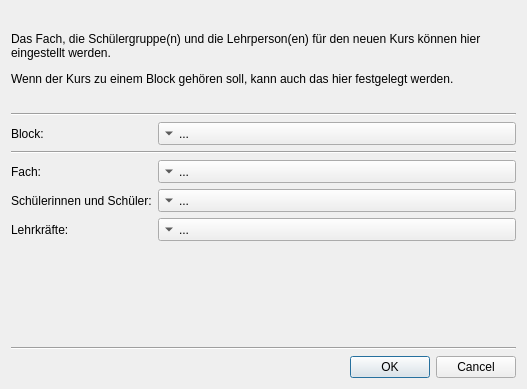
<?xml version="1.0" encoding="UTF-8"?>
<ui version="4.0">
 <class>Dialog</class>
 <widget class="QDialog" name="Dialog">
  <property name="geometry">
   <rect>
    <x>0</x>
    <y>0</y>
    <width>527</width>
    <height>389</height>
   </rect>
  </property>
  <property name="sizePolicy">
   <sizepolicy hsizetype="Preferred" vsizetype="Preferred">
    <horstretch>0</horstretch>
    <verstretch>0</verstretch>
   </sizepolicy>
  </property>
  <property name="windowTitle">
   <string>Neuer Kurs</string>
  </property>
  <layout class="QVBoxLayout" name="verticalLayout">
   <item>
    <widget class="QLabel" name="label_title">
     <property name="sizePolicy">
      <sizepolicy hsizetype="Preferred" vsizetype="Fixed">
       <horstretch>0</horstretch>
       <verstretch>0</verstretch>
      </sizepolicy>
     </property>
     <property name="text">
      <string>&lt;html&gt;&lt;head/&gt;&lt;body&gt;&lt;p&gt;Das Fach, die Schülergruppe(n) und die Lehrperson(en) für den neuen Kurs können hier eingestellt werden.&lt;/p&gt;&lt;p&gt;Wenn der Kurs zu einem Block gehören soll, kann auch das hier festgelegt werden.&lt;/p&gt;&lt;/body&gt;&lt;/html&gt;</string>
     </property>
     <property name="wordWrap">
      <bool>true</bool>
     </property>
    </widget>
   </item>
   <item>
    <widget class="Line" name="line">
     <property name="orientation">
      <enum>Qt::Horizontal</enum>
     </property>
    </widget>
   </item>
   <item>
    <layout class="QFormLayout" name="formLayout">
     <item row="0" column="0">
      <widget class="QLabel" name="label">
       <property name="text">
        <string>Block:</string>
       </property>
      </widget>
     </item>
     <item row="0" column="1">
      <widget class="QToolButton" name="block">
       <property name="sizePolicy">
        <sizepolicy hsizetype="Preferred" vsizetype="Fixed">
         <horstretch>0</horstretch>
         <verstretch>0</verstretch>
        </sizepolicy>
       </property>
       <property name="text">
        <string>...</string>
       </property>
       <property name="toolButtonStyle">
        <enum>Qt::ToolButtonTextBesideIcon</enum>
       </property>
       <property name="arrowType">
        <enum>Qt::DownArrow</enum>
       </property>
      </widget>
     </item>
     <item row="2" column="0">
      <widget class="QLabel" name="label_1">
       <property name="font">
        <font>
         <bold>false</bold>
         <underline>false</underline>
        </font>
       </property>
       <property name="text">
        <string>Fach:</string>
       </property>
      </widget>
     </item>
     <item row="2" column="1">
      <widget class="QToolButton" name="subject">
       <property name="sizePolicy">
        <sizepolicy hsizetype="Preferred" vsizetype="Fixed">
         <horstretch>0</horstretch>
         <verstretch>0</verstretch>
        </sizepolicy>
       </property>
       <property name="text">
        <string>...</string>
       </property>
       <property name="toolButtonStyle">
        <enum>Qt::ToolButtonTextBesideIcon</enum>
       </property>
       <property name="arrowType">
        <enum>Qt::DownArrow</enum>
       </property>
      </widget>
     </item>
     <item row="3" column="0">
      <widget class="QLabel" name="label_2">
       <property name="text">
        <string>Schülerinnen und Schüler:</string>
       </property>
      </widget>
     </item>
     <item row="3" column="1">
      <widget class="QToolButton" name="students">
       <property name="sizePolicy">
        <sizepolicy hsizetype="Preferred" vsizetype="Fixed">
         <horstretch>0</horstretch>
         <verstretch>0</verstretch>
        </sizepolicy>
       </property>
       <property name="text">
        <string>...</string>
       </property>
       <property name="toolButtonStyle">
        <enum>Qt::ToolButtonTextBesideIcon</enum>
       </property>
       <property name="arrowType">
        <enum>Qt::DownArrow</enum>
       </property>
      </widget>
     </item>
     <item row="4" column="0">
      <widget class="QLabel" name="label_3">
       <property name="text">
        <string>Lehrkräfte:</string>
       </property>
      </widget>
     </item>
     <item row="4" column="1">
      <widget class="QToolButton" name="teachers">
       <property name="sizePolicy">
        <sizepolicy hsizetype="Preferred" vsizetype="Fixed">
         <horstretch>0</horstretch>
         <verstretch>0</verstretch>
        </sizepolicy>
       </property>
       <property name="text">
        <string>...</string>
       </property>
       <property name="toolButtonStyle">
        <enum>Qt::ToolButtonTextBesideIcon</enum>
       </property>
       <property name="arrowType">
        <enum>Qt::DownArrow</enum>
       </property>
      </widget>
     </item>
     <item row="1" column="0" colspan="2">
      <widget class="Line" name="line_3">
       <property name="sizePolicy">
        <sizepolicy hsizetype="Minimum" vsizetype="Fixed">
         <horstretch>0</horstretch>
         <verstretch>0</verstretch>
        </sizepolicy>
       </property>
       <property name="minimumSize">
        <size>
         <width>0</width>
         <height>0</height>
        </size>
       </property>
       <property name="lineWidth">
        <number>1</number>
       </property>
       <property name="orientation">
        <enum>Qt::Horizontal</enum>
       </property>
      </widget>
     </item>
    </layout>
   </item>
   <item>
    <widget class="Line" name="line_2">
     <property name="orientation">
      <enum>Qt::Horizontal</enum>
     </property>
    </widget>
   </item>
   <item>
    <widget class="QDialogButtonBox" name="buttonBox">
     <property name="minimumSize">
      <size>
       <width>395</width>
       <height>0</height>
      </size>
     </property>
     <property name="orientation">
      <enum>Qt::Horizontal</enum>
     </property>
     <property name="standardButtons">
      <set>QDialogButtonBox::Cancel|QDialogButtonBox::Ok</set>
     </property>
    </widget>
   </item>
  </layout>
 </widget>
 <resources/>
 <connections>
  <connection>
   <sender>buttonBox</sender>
   <signal>accepted()</signal>
   <receiver>Dialog</receiver>
   <slot>accept()</slot>
   <hints>
    <hint type="sourcelabel">
     <x>248</x>
     <y>254</y>
    </hint>
    <hint type="destinationlabel">
     <x>157</x>
     <y>274</y>
    </hint>
   </hints>
  </connection>
  <connection>
   <sender>buttonBox</sender>
   <signal>rejected()</signal>
   <receiver>Dialog</receiver>
   <slot>reject()</slot>
   <hints>
    <hint type="sourcelabel">
     <x>316</x>
     <y>260</y>
    </hint>
    <hint type="destinationlabel">
     <x>286</x>
     <y>274</y>
    </hint>
   </hints>
  </connection>
 </connections>
</ui>
